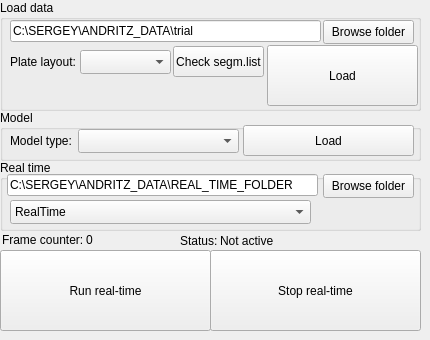
    <widget class="QWidget" name="tab">
     <attribute name="title">
      <string>Main</string>
     </attribute>
     <widget class="QGroupBox" name="groupBox">
      <property name="geometry">
       <rect>
        <x>0</x>
        <y>0</y>
        <width>421</width>
        <height>111</height>
       </rect>
      </property>
      <property name="title">
       <string>Load data</string>
      </property>
      <widget class="QLineEdit" name="load_data_path">
       <property name="geometry">
        <rect>
         <x>10</x>
         <y>20</y>
         <width>311</width>
         <height>22</height>
        </rect>
       </property>
       <property name="text">
        <string>C:\SERGEY\ANDRITZ_DATA\trial</string>
       </property>
      </widget>
      <widget class="QPushButton" name="Brows_data_folder_button">
       <property name="geometry">
        <rect>
         <x>323</x>
         <y>20</y>
         <width>91</width>
         <height>24</height>
        </rect>
       </property>
       <property name="text">
        <string>Browse folder</string>
       </property>
      </widget>
      <widget class="QComboBox" name="load_data_plate_type_dropdown">
       <property name="geometry">
        <rect>
         <x>80</x>
         <y>50</y>
         <width>91</width>
         <height>24</height>
        </rect>
       </property>
       <property name="currentText">
        <string/>
       </property>
       <property name="currentIndex">
        <number>-1</number>
       </property>
       <property name="placeholderText">
        <string>default</string>
       </property>
       <item>
        <property name="text">
         <string>default</string>
        </property>
       </item>
       <item>
        <property name="text">
         <string>bpp</string>
        </property>
       </item>
       <item>
        <property name="text">
         <string>long_bpp_1</string>
        </property>
       </item>
       <item>
        <property name="text">
         <string>long_bpp_2</string>
        </property>
       </item>
       <item>
        <property name="text">
         <string>from file</string>
        </property>
       </item>
      </widget>
      <widget class="QPushButton" name="load_data_button">
       <property name="geometry">
        <rect>
         <x>267</x>
         <y>45</y>
         <width>151</width>
         <height>61</height>
        </rect>
       </property>
       <property name="text">
        <string>Load</string>
       </property>
      </widget>
      <widget class="QLabel" name="label">
       <property name="geometry">
        <rect>
         <x>10</x>
         <y>54</y>
         <width>71</width>
         <height>16</height>
        </rect>
       </property>
       <property name="text">
        <string>Plate layout:</string>
       </property>
      </widget>
      <widget class="QPushButton" name="List_segments_names_button">
       <property name="geometry">
        <rect>
         <x>173</x>
         <y>46</y>
         <width>91</width>
         <height>31</height>
        </rect>
       </property>
       <property name="text">
        <string>Check segm.list</string>
       </property>
      </widget>
     </widget>
     <widget class="QGroupBox" name="groupBox_2">
      <property name="geometry">
       <rect>
        <x>0</x>
        <y>110</y>
        <width>421</width>
        <height>51</height>
       </rect>
      </property>
      <property name="title">
       <string>Model</string>
      </property>
      <widget class="QPushButton" name="load_model_button">
       <property name="geometry">
        <rect>
         <x>243</x>
         <y>15</y>
         <width>171</width>
         <height>31</height>
        </rect>
       </property>
       <property name="text">
        <string>Load</string>
       </property>
      </widget>
      <widget class="QComboBox" name="train_dropdown">
       <property name="geometry">
        <rect>
         <x>78</x>
         <y>19</y>
         <width>161</width>
         <height>24</height>
        </rect>
       </property>
       <property name="currentText">
        <string/>
       </property>
       <property name="placeholderText">
        <string>Autoencoder</string>
       </property>
       <item>
        <property name="text">
         <string>XGBoost</string>
        </property>
       </item>
       <item>
        <property name="text">
         <string>Autoencoder</string>
        </property>
       </item>
      </widget>
      <widget class="QLabel" name="label_16">
       <property name="geometry">
        <rect>
         <x>10</x>
         <y>23</y>
         <width>71</width>
         <height>16</height>
        </rect>
       </property>
       <property name="text">
        <string>Model type:</string>
       </property>
      </widget>
     </widget>
     <widget class="QGroupBox" name="groupBox_3">
      <property name="geometry">
       <rect>
        <x>0</x>
        <y>160</y>
        <width>421</width>
        <height>71</height>
       </rect>
      </property>
      <property name="title">
       <string>Real time</string>
      </property>
      <widget class="QComboBox" name="real_time_source_dropdown_2">
       <property name="geometry">
        <rect>
         <x>10</x>
         <y>40</y>
         <width>301</width>
         <height>24</height>
        </rect>
       </property>
       <property name="currentText">
        <string>RealTime</string>
       </property>
       <property name="currentIndex">
        <number>1</number>
       </property>
       <property name="placeholderText">
        <string>RealTime</string>
       </property>
       <item>
        <property name="text">
         <string>Folder</string>
        </property>
       </item>
       <item>
        <property name="text">
         <string>RealTime</string>
        </property>
       </item>
      </widget>
      <widget class="QPushButton" name="Brows_data_folder_button_2">
       <property name="geometry">
        <rect>
         <x>323</x>
         <y>14</y>
         <width>91</width>
         <height>24</height>
        </rect>
       </property>
       <property name="text">
        <string>Browse folder</string>
       </property>
      </widget>
      <widget class="QLineEdit" name="real_time_folder_text">
       <property name="geometry">
        <rect>
         <x>7</x>
         <y>14</y>
         <width>311</width>
         <height>22</height>
        </rect>
       </property>
       <property name="text">
        <string>C:\SERGEY\ANDRITZ_DATA\REAL_TIME_FOLDER</string>
       </property>
      </widget>
     </widget>
     <widget class="QPushButton" name="Start_real_time_button">
      <property name="geometry">
       <rect>
        <x>0</x>
        <y>250</y>
        <width>211</width>
        <height>81</height>
       </rect>
      </property>
      <property name="text">
       <string>Run real-time</string>
      </property>
     </widget>
     <widget class="QPushButton" name="Stop_real_time_button_2">
      <property name="geometry">
       <rect>
        <x>210</x>
        <y>250</y>
        <width>211</width>
        <height>81</height>
       </rect>
      </property>
      <property name="text">
       <string>Stop real-time</string>
      </property>
     </widget>
     <widget class="QLabel" name="label_18">
      <property name="geometry">
       <rect>
        <x>2</x>
        <y>232</y>
        <width>91</width>
        <height>16</height>
       </rect>
      </property>
      <property name="text">
       <string>Frame counter:</string>
      </property>
     </widget>
     <widget class="QLabel" name="Real_time_Frame_counter_label">
      <property name="geometry">
       <rect>
        <x>86</x>
        <y>232</y>
        <width>91</width>
        <height>16</height>
       </rect>
      </property>
      <property name="text">
       <string>0</string>
      </property>
     </widget>
     <widget class="QLabel" name="label_19">
      <property name="geometry">
       <rect>
        <x>180</x>
        <y>233</y>
        <width>41</width>
        <height>16</height>
       </rect>
      </property>
      <property name="text">
       <string>Status:</string>
      </property>
     </widget>
     <widget class="QLabel" name="real_time_status_label">
      <property name="geometry">
       <rect>
        <x>220</x>
        <y>233</y>
        <width>91</width>
        <height>16</height>
       </rect>
      </property>
      <property name="text">
       <string>Not active</string>
      </property>
     </widget>
    </widget>
